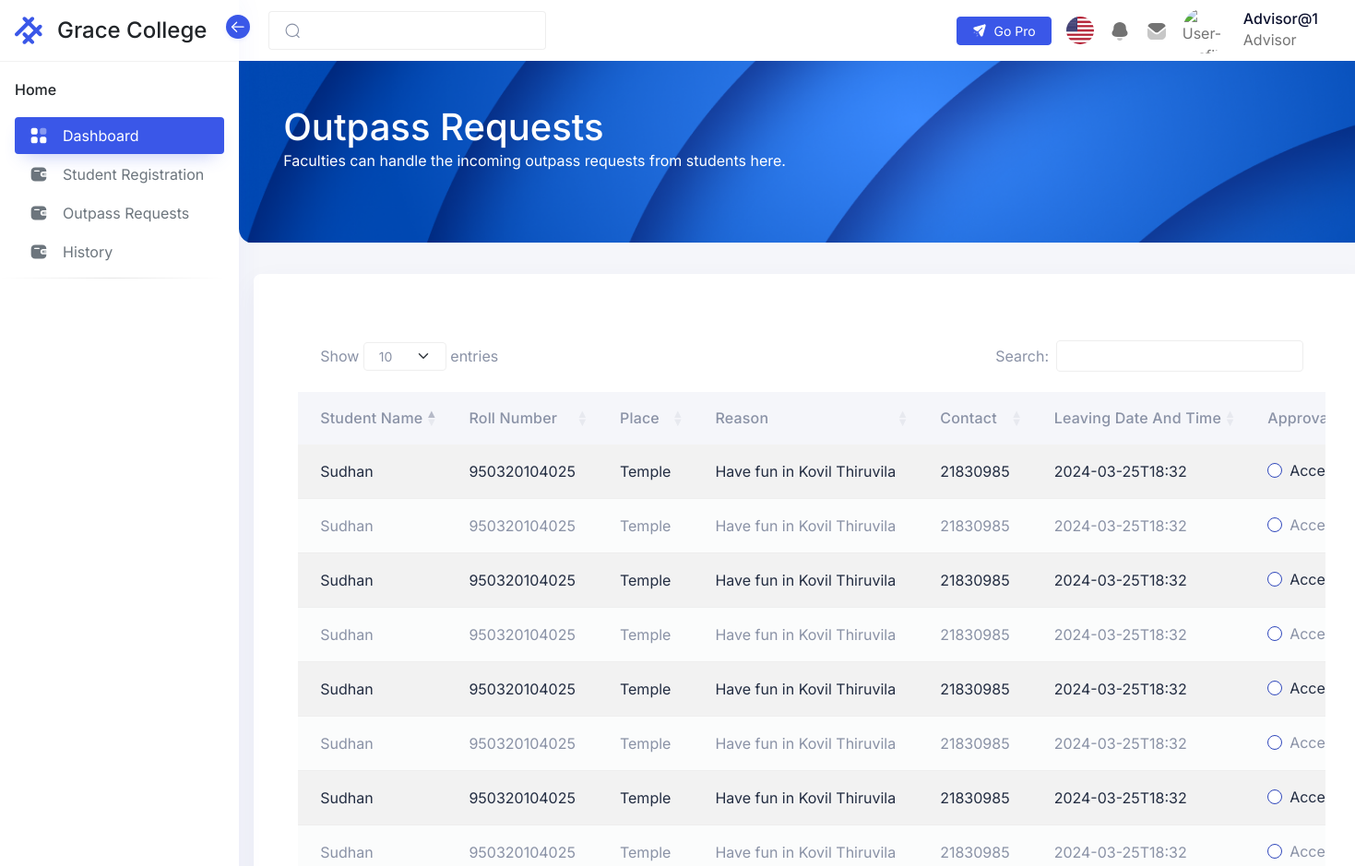
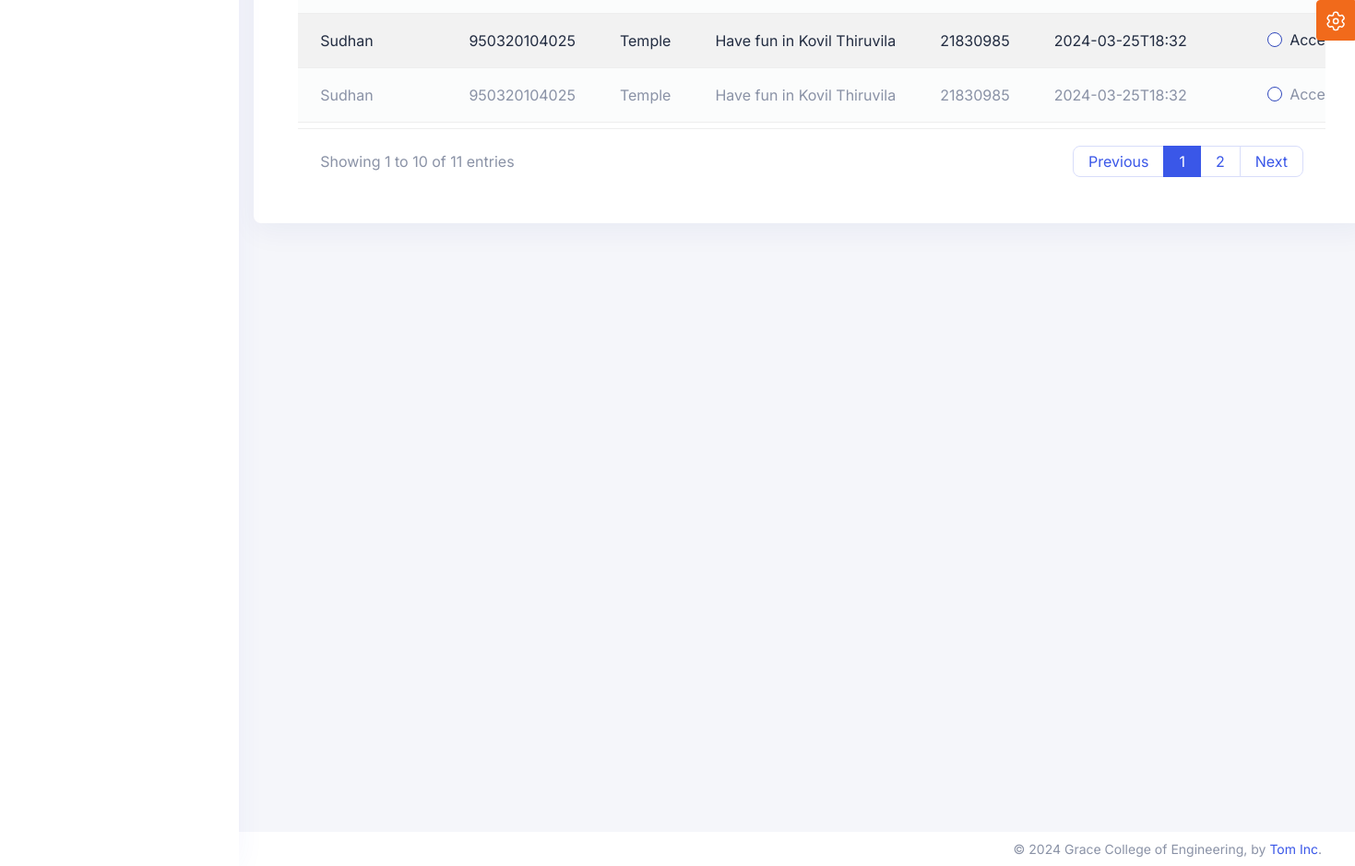
Screenshot of /advisor/pages/outpassRequests.php (signed in) with the database file from the repository (2 pictures, top to bottom).
### tables this page shows
CREATE TABLE `student_details` (
  `studentdetailsid` int(11) NOT NULL,
  `sno` int(10) NOT NULL,
  `studentname` varchar(225) NOT NULL,
  `rollnumber` varchar(225) NOT NULL,
  `dateofbirth` varchar(225) NOT NULL,
  `stream` varchar(225) NOT NULL,
  `branch` varchar(225) NOT NULL,
  `father/guardianname` varchar(225) NOT NULL,
  `father/guardiannumber` int(11) NOT NULL,
  `address` varchar(225) NOT NULL,
  `datm` timestamp NOT NULL DEFAULT current_timestamp() ON UPDATE current_timestamp(),
  `classadvisor` varchar(100) NOT NULL
);

CREATE TABLE `permission_details` (
  `permissiondetailsid` int(11) NOT NULL,
  `sno` int(11) NOT NULL,
  `rollnumber` varchar(225) NOT NULL,
  `permissiontype` varchar(225) NOT NULL,
  `leavingdatetime` varchar(225) NOT NULL,
  `place` varchar(225) NOT NULL,
  `reason` varchar(225) NOT NULL,
  `contactnumber` varchar(220) NOT NULL,
  `status` varchar(225) NOT NULL,
  `outtime` varchar(225) NOT NULL,
  `datm` timestamp NOT NULL DEFAULT current_timestamp() ON UPDATE current_timestamp(),
  `acceptedby` varchar(200) NOT NULL,
  `rejectedby` varchar(200) NOT NULL
);

### advisor/pages/outpassRequests.php (the view, shortened to what this page needs)
<?php
include($_SERVER['DOCUMENT_ROOT'] . '/gatePass/Includes/Header.php');
include('../Menu.php');
$sql = "SELECT * FROM `permission_details` WHERE status=1";
$result = mysqli_query($conn, $sql);
if ($result) {
    $pendingRequests = array();
    while ($row = $result->fetch_assoc()) {
        $pendingRequests[] = $row;
    }
}
$sql = "SELECT * FROM student_details WHERE classadvisor ='$userName'";
$result = mysqli_query($conn, $sql);
if ($result) {
    $students = array();
    while ($row = $result->fetch_assoc()) {
        $students[] = $row;
    }
}
?>
<div class="iq-navbar-header" style="height: 215px;">
    <div class="container-fluid iq-container">
        <div class="row">
            <div class="col-md-12">
                <div class="flex-wrap d-flex justify-content-between align-items-center">
                    <div>
                        <h1>Outpass Requests</h1>
                        <p>Faculties can handle the incoming outpass requests from students here.</p>
                    </div>
                </div>
            </div>
        </div>
    </div>
    <div class="iq-header-img">
        <img src="/gatePass/assets/images/dashboard/top-header.png" alt="header" class="theme-color-default-img img-fluid w-100 h-100 animated-scaleX">
    </div>
</div>
<div class="card m-3 w-100 text ">
    <div class="card-body">
        <div class="bd-example">
            <div class="card-body">
                <div class="table-responsive">
                    <div class="table-responsive">
                        <table id="datatable" class="table table-striped mb-4" data-toggle="data-table">
                            <thead>
                                <tr>
                                    <th>Student Name</th>
                                    <th>Roll Number</th>
                                    <th>Place</th>
                                    <th>Reason</th>
                                    <th>Contact</th>
                                    <th>Leaving Date And Time</th>
                                    <th>Approval</th>
                                </tr>
                            </thead>
                            <tbody>
                                <?php foreach ($pendingRequests as $request) { ?>
                                    <?php
                                    foreach ($students as $student) {
                                        if ($student['sno'] == $request['sno']) {
                                            $studentName = $student['studentname'];
                                            $studentRollNumber = $student['rollnumber'];
                                            $place = $request['place'];
                                            $reason = $request['reason'];
                                            $contact = $request['contactnumber'];
                                            $leavingDateAndTime = $request['leavingdatetime'];
                                            $outpassRequestId = $request['permissiondetailsid'];
                                        }
                                    } ?>
                                    <tr>
                                        <td><?php echo $studentName ?></td>
                                        <td><?php echo $studentRollNumber ?></td>
                                        <td><?php echo $place ?></td>
                                        <td><?php echo $reason ?></td>
                                        <td><?php echo $contact ?></td>
                                        <td><?php echo $leavingDateAndTime ?></td>
                                        <td>
                                            <div class="form-check form-check-inline">
                                                <input type="radio" class="form-check-input approvalCheckBox" name="bsradio" data-bs-toggle="modal" data-bs-target="#approvalModal" requestId=<?php echo $outpassRequestId ?> isApproved=1>
                                                <label for="radio1" class="form-check-label pl-2">Accept</label>
                                            </div>
                                        </td>
                                    </tr>
                                <?php } ?>
                            </tbody>
                        </table>
                    </div>
                </div>
            </div>
        </div>
    </div>
    <?php
    include($_SERVER['DOCUMENT_ROOT'] . '/gatePass/Includes/Footer.php');
    ?>

### advisor/Menu.php (shortened to what this page needs)
<aside class="sidebar sidebar-default sidebar-white sidebar-base navs-rounded-all ">
  <div class="sidebar-header d-flex align-items-center justify-content-start">
    <a href="../dashboard/index.html" class="navbar-brand">
      <div class="logo-main">
        <div class="logo-normal">
        </div>
      </div>
      <h4 class="logo-title">Grace College</h4>
    </a>
    <div class="sidebar-toggle" data-toggle="sidebar" data-active="true">
      <i class="icon">
      </i>
    </div>
  </div>
  <div class="sidebar-body pt-0 data-scrollbar">
    <div class="sidebar-list">
      <ul class="navbar-nav iq-main-menu" id="sidebar-menu">
        <li class="nav-item static-item">
          <a class="nav-link static-item disabled" href="../Gallery" tabindex="-1">
            <span class="default-icon">Home</span>
          </a>
        </li>
        <li class="nav-item">
          <a class="nav-link active" aria-current="page" href="../Gallery">
            <i class="icon">
            </i>
            <span class="item-name">Dashboard</span>
          </a>
        </li>
        <li class="nav-item">
          <a class="nav-link" aria-current="page" href="/gatePass/advisor/pages/studentRegistration.php">
            <i class="icon">
            </i>
            <span class="item-name">Student Registration
            </span>
          </a>
        </li>
        <li class="nav-item">
          <a class="nav-link" aria-current="page" href="/gatePass/advisor/pages/outpassRequests.php">
            <i class="icon">
            </i>
            <span class="item-name">Outpass Requests
            </span>
          </a>
        </li>
        <li class="nav-item">
          <a class="nav-link" aria-current="page" href="/gatePass/advisor/pages/historyPage.php">
            <i class="icon">
            </i>
            <span class="item-name">History
            </span>
          </a>
        </li>
        <li>
          <hr class="hr-horizontal">
        </li>
      </ul>
    </div>
  </div>
</aside>
<main class="main-content">
  <div class="position-relative iq-banner">
    <nav class="nav navbar navbar-expand-lg navbar-light iq-navbar">
      <div class="container-fluid navbar-inner">
        <div class="input-group search-input">
          <span class="input-group-text" id="search-input">
          </span>
          <input type="search" class="form-control" placeholder="">
        </div>
        <div class="collapse navbar-collapse" id="navbarSupportedContent">
          <ul class="mb-2 navbar-nav ms-auto align-items-center navbar-list mb-lg-0">
            <li class="me-0 me-xl-2">
              <a class="btn btn-primary btn-sm d-flex gap-2 align-items-center" aria-current="page" href="http://hopeui.iqonic.design/pro?utm_source=hopeui-free-demo&utm_medium=hopeui-free-demo&utm_campaign=hopeui-pro-launch" target="_blank">
                Go Pro
              </a>
            </li>
            <li class="nav-item dropdown">
              <a href="#" class="search-toggle nav-link" id="dropdownMenuButton2" data-bs-toggle="dropdown" aria-haspopup="true" aria-expanded="false">
                <img src="/gatePass/assets/images/Flag/flag001.png" class="img-fluid rounded-circle" alt="user" style="height: 30px; min-width: 30px; width: 30px;">
              </a>
            </li>
            <li class="nav-item dropdown">
              <a href="#" class="nav-link" id="notification-drop" data-bs-toggle="dropdown">
              </a>
            </li>
            <li class="nav-item dropdown">
              <a href="#" class="nav-link" id="mail-drop" data-bs-toggle="dropdown" aria-haspopup="true" aria-expanded="false">
              </a>
            </li>
            <li class="nav-item dropdown">
              <a class="py-0 nav-link d-flex align-items-center" href="#" id="navbarDropdown" role="button" data-bs-toggle="dropdown" aria-expanded="false">
                <img src="/gatePass/assets/images/avatars/01.png" alt="User-Profile" class="theme-color-default-img img-fluid avatar avatar-50 avatar-rounded">
                <div class="caption ms-3 d-none d-md-block ">
                  <h6 class="mb-0 caption-title"><?php echo ucfirst($userName) ?></h6>
                  <p class="mb-0 caption-sub-title"><?php echo ucfirst($roleName) ?></p>
                </div>
              </a>
            </li>
          </ul>
        </div>
      </div>
    </nav>
  </div>

### rows the page displays
permission_details: place "Temple", reason "Have fun in Kovil Thiruvila", contactnumber "21830985", leavingdatetime "2024-03-25T18:32"
student_details: studentname "Sudhan", rollnumber "950320104025"

### other values shown
$userName "Advisor@1"
$roleName "Advisor"
